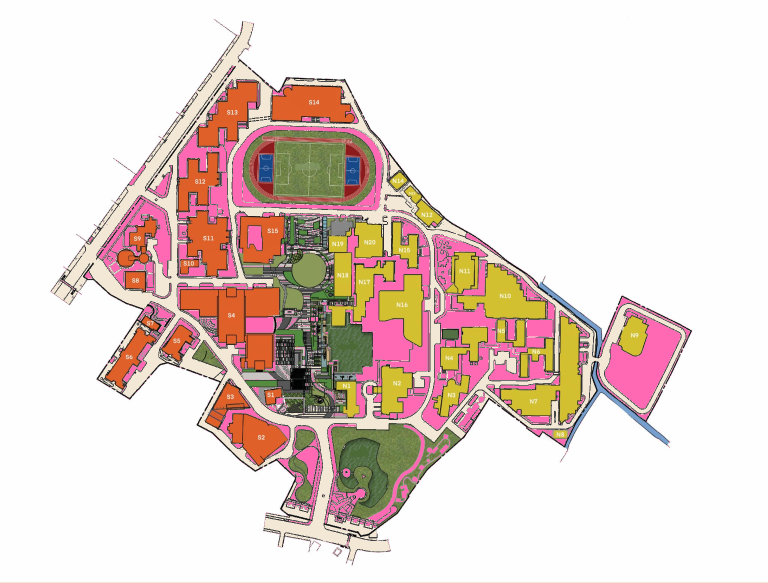
#> input picture images/filtered_kmutt.png, 1536 x 1165 px, found by its file name (shown at 1/2 size)
$ python path_part2.py
#> lines starting #> are read from the running program, lines starting #| are printed output that depends on the picture; after the words box and inside, x2 and y2 are one past the last pixel; in counts of white or black regions, pixels touching at a corner belong together
import cv2
import numpy as np
import heapq
import time
import math
import random
from collections import deque
import datetime # ✨ เพิ่มไลบรารีเวลา

image = cv2.imread(r"/home/isaac/fra532-lab3-planning-por-wa/images/filtered_kmutt.png")
#> image is the input picture: shape (1165, 1536, 3); mean B, G, R 208.6, 214.7, 230.4

scale_percent = 100
width = int(image.shape[1] * scale_percent / 100)
#> width = 1536
height = int(image.shape[0] * scale_percent / 100)
#> height = 1165
resized_image = cv2.resize(image, (width, height))

# =========================
# GLOBAL
# =========================
# ✨ สร้างตัวแปรสำหรับกำหนดพาทไฟล์ Log ตามที่คุณต้องการ
log_filepath = "/home/isaac/fra532-lab3-planning-por-wa/data/datapart2/a*-BFS.txt"

use_gvd = False
algorithm = "astar"  # "astar", "best_first", "bfs"
only_beige = False
is_running = False   # ป้องกันการคลิกซ้อนขณะกำลังวาดแอนิเมชัน

# ✨ กำหนดพิกัดเริ่มต้นและเป้าหมายให้แสดงทันทีที่เปิดโปรแกรม
start_point = (1245, 650)
end_points = [
   (473, 474),
    (327, 662),
    (850, 606),
    (381, 555),
    (701, 836),
    (740, 444)
]
all_paths = []

# ขยับพิกัด UI สำหรับหน้าต่าง Control Panel
checkbox_pos = (20, 30)
astar_checkbox_pos = (20, 70)
best_first_checkbox_pos = (20, 110)
bfs_checkbox_pos = (20, 150)
beige_checkbox_pos = (20, 190)
run_btn_pos = (20, 235)
clear_btn_pos = (20, 280)
checkbox_size = 20

# =====================================================================
def get_pixel_type(color):
    b, g, r = int(color[0]), int(color[1]), int(color[2])
    if abs(b - 213) < 15 and abs(g - 232) < 15 and abs(r - 242) < 15:
        return "BEIGE"
    if abs(b - 180) < 20 and abs(g - 105) < 20 and abs(r - 255) < 20:
        return "PINK"
    return "WALL"

# =====================================================================
def compute_distance_map(img):
    rows, cols = img.shape[:2]
    binary = np.zeros((rows, cols), dtype=np.uint8)
    for y in range(rows):
        for x in range(cols):
            if get_pixel_type(img[y, x]) != "WALL":
                binary[y, x] = 255
    dist = cv2.distanceTransform(binary, cv2.DIST_L2, 5)
    dist = cv2.normalize(dist, None, 0, 1.0, cv2.NORM_MINMAX)
    return dist

# =====================================================================
# [255 lines left out: functions compute_path_distance, find_path_astar, find_path_best_first, find_path_bfs, get_path_color_info, not called in this run]

# =====================================================================
def draw_control_panel():
    panel = np.ones((340, 260, 3), dtype=np.uint8) * 240
    size = checkbox_size

    buttons = [
        (checkbox_pos, use_gvd, "Use GVD"),
        (astar_checkbox_pos, algorithm == "astar", "A*"),
        (best_first_checkbox_pos, algorithm == "best_first", "Best-First"),
        (bfs_checkbox_pos, algorithm == "bfs", "BFS"),
        (beige_checkbox_pos, only_beige, "Only Beige (All)"),
    ]

    for pos, is_checked, label in buttons:
        x, y = pos
        cv2.rectangle(panel, (x, y), (x+size, y+size), (0, 0, 0), 2)
        if is_checked:
            cv2.line(panel, (x, y), (x+size, y+size), (0, 0, 0), 2)
            cv2.line(panel, (x+size, y), (x, y+size), (0, 0, 0), 2)
        cv2.putText(panel, label, (x + size + 15, y + size - 4), cv2.FONT_HERSHEY_SIMPLEX, 0.6, (0,0,0), 1, cv2.LINE_AA)

    # ปุ่ม Run
    rx, ry = run_btn_pos
    cv2.rectangle(panel, (rx, ry), (rx + 220, ry + 35), (0, 200, 0) if not is_running else (100, 100, 100), -1)
    cv2.putText(panel, "Run Pathfinding", (rx + 35, ry + 23), cv2.FONT_HERSHEY_SIMPLEX, 0.6, (255, 255, 255), 1, cv2.LINE_AA)

    # ปุ่ม Clear
    cx, cy = clear_btn_pos
    cv2.rectangle(panel, (cx, cy), (cx + 220, cy + 35), (0, 0, 200) if not is_running else (100, 100, 100), -1)
    cv2.putText(panel, "Clear Paths", (cx + 60, cy + 23), cv2.FONT_HERSHEY_SIMPLEX, 0.6, (255, 255, 255), 1, cv2.LINE_AA)

    cv2.imshow("Control Panel", panel)

# =====================================================================
def redraw_map():
    display = resized_image.copy()

    line_thickness = 2

    for p_data in all_paths:
        color = p_data["color"]
        for p in p_data["path"]:
            cv2.circle(display, (p[0], p[1]), line_thickness, color, -1)

    if start_point:
        cv2.circle(display, start_point, 6, (0, 255, 0), -1)
        cv2.putText(display, "S", (start_point[0] - 5, start_point[1] + 5), cv2.FONT_HERSHEY_SIMPLEX, 0.4, (0,0,0), 1, cv2.LINE_AA)

    for ep in end_points:
        cv2.circle(display, ep, 6, (0, 0, 255), -1)

    cv2.imshow("Map Navigation", display)

# =====================================================================
# [159 lines left out: function calculate_and_add_path, not called in this run]

distance_map = compute_distance_map(resized_image)
#> after the loop in compute_distance_map, `for y in range(rows):`:
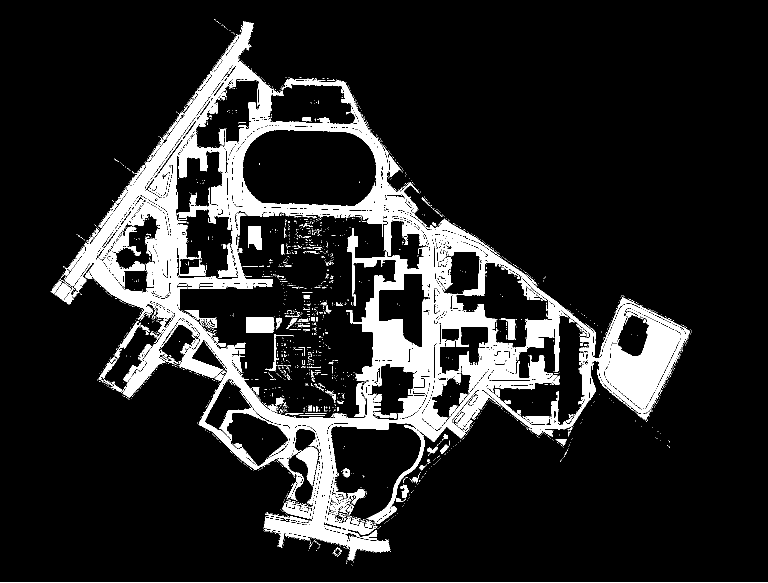
#> binary: shape (1165, 1536) (shown at 1/2 size); 13.7% white; 2601 white regions (2383 under 20 px), largest, box (x1, y1, x2, y2) and area: (122, 42, 1380, 1122) 172263, (692, 457, 860, 763) 13897, (357, 269, 452, 355) 3166
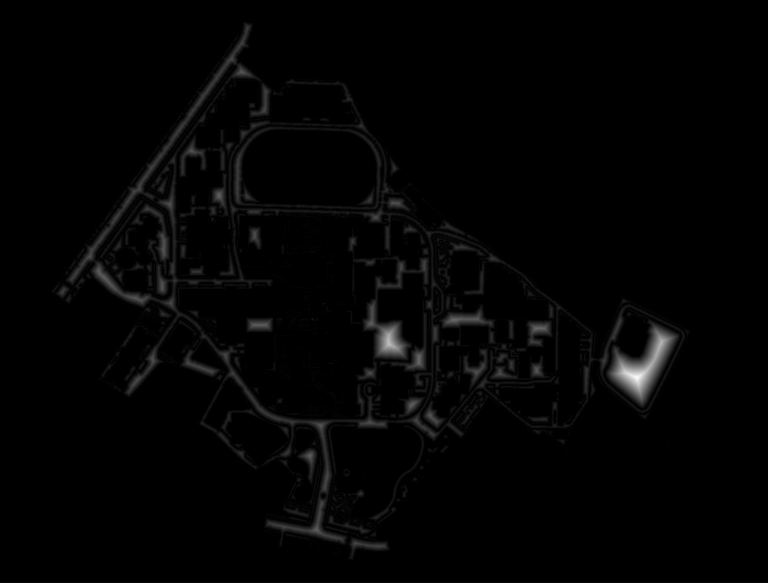
#> distance_map: shape (1165, 1536) float32 (shown at 1/2 size); min 0, max 1, mean 0.0139

# [66 lines left out: functions control_click_event, map_click_event, not called in this run]

# =====================================================================
cv2.namedWindow("Map Navigation")
cv2.setMouseCallback("Map Navigation", map_click_event)

cv2.namedWindow("Control Panel")
cv2.setMouseCallback("Control Panel", control_click_event)

redraw_map()
#> in redraw_map, `cv2.circle(display, start_point, 6, (0, 255, 0), -1)`: display: shape (1165, 1536, 3); 0.01% of pixels changed, all inside (x1, y1, x2, y2) = (1239, 644, 1252, 657)
#> in redraw_map, `cv2.putText(display, "S", (start_point[0] - 5, start_point[1] + 5), cv..`: display: shape (1165, 1536, 3); mean B, G, R 208.6, 214.7, 230.4
#> after the loop in redraw_map, `for ep in end_points:`: display: shape (1165, 1536, 3); mean B, G, R 208.5, 214.6, 230.4
draw_control_panel()
#> after the loop in draw_control_panel, `for pos, is_checked, label in buttons:`:
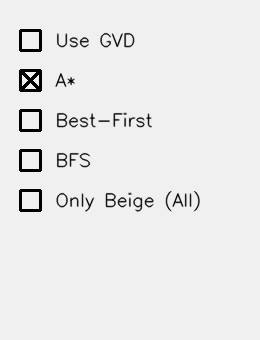
#> panel: shape (340, 260, 3); min 0, max 240, mean 233.2
#> in draw_control_panel, `cv2.putText(panel, "Clear Paths", (cx + 60, cy + 23), cv2.FONT_HERSHEY..`:
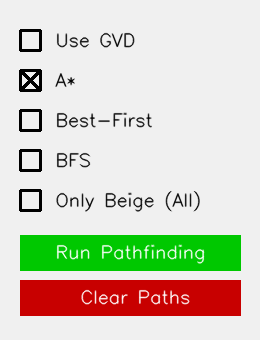
#> panel: shape (340, 260, 3); mean of channels 0, 1, 2 192.2, 209.2, 209.5; drawn as B, G, R

cv2.waitKey(0)
cv2.destroyAllWindows()
